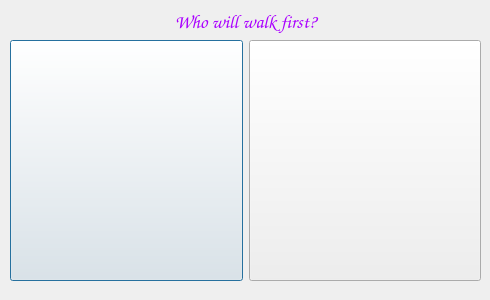
<?xml version="1.0" encoding="UTF-8"?>
<ui version="4.0">
 <class>chooseFigure</class>
 <widget class="QDialog" name="chooseFigure">
  <property name="geometry">
   <rect>
    <x>0</x>
    <y>0</y>
    <width>490</width>
    <height>300</height>
   </rect>
  </property>
  <property name="minimumSize">
   <size>
    <width>490</width>
    <height>300</height>
   </size>
  </property>
  <property name="maximumSize">
   <size>
    <width>490</width>
    <height>300</height>
   </size>
  </property>
  <property name="windowTitle">
   <string>Dialog</string>
  </property>
  <property name="windowIcon">
   <iconset resource="imgs.qrc">
    <normaloff>:/imgs/images/logo.png</normaloff>:/imgs/images/logo.png</iconset>
  </property>
  <widget class="QWidget" name="layoutWidget">
   <property name="geometry">
    <rect>
     <x>10</x>
     <y>10</y>
     <width>471</width>
     <height>271</height>
    </rect>
   </property>
   <layout class="QVBoxLayout" name="verticalLayout">
    <item>
     <widget class="QLabel" name="label">
      <property name="font">
       <font>
        <family>Comic Sans MS</family>
        <pointsize>14</pointsize>
       </font>
      </property>
      <property name="styleSheet">
       <string notr="true">QLabel
{
color:  rgb(170, 0, 255)
}</string>
      </property>
      <property name="text">
       <string>Who will walk first?</string>
      </property>
      <property name="alignment">
       <set>Qt::AlignCenter</set>
      </property>
     </widget>
    </item>
    <item>
     <layout class="QHBoxLayout" name="horizontalLayout">
      <item>
       <widget class="QPushButton" name="pushButton_selectRing">
        <property name="sizePolicy">
         <sizepolicy hsizetype="Preferred" vsizetype="Expanding">
          <horstretch>0</horstretch>
          <verstretch>0</verstretch>
         </sizepolicy>
        </property>
        <property name="text">
         <string/>
        </property>
        <property name="icon">
         <iconset resource="imgs.qrc">
          <normaloff>:/imgs/images/ring2.0.png</normaloff>:/imgs/images/ring2.0.png</iconset>
        </property>
        <property name="iconSize">
         <size>
          <width>215</width>
          <height>215</height>
         </size>
        </property>
       </widget>
      </item>
      <item>
       <widget class="QPushButton" name="pushButton_selectCross">
        <property name="sizePolicy">
         <sizepolicy hsizetype="Preferred" vsizetype="Expanding">
          <horstretch>0</horstretch>
          <verstretch>0</verstretch>
         </sizepolicy>
        </property>
        <property name="text">
         <string/>
        </property>
        <property name="icon">
         <iconset resource="imgs.qrc">
          <normaloff>:/imgs/images/cross2.0.png</normaloff>:/imgs/images/cross2.0.png</iconset>
        </property>
        <property name="iconSize">
         <size>
          <width>215</width>
          <height>215</height>
         </size>
        </property>
       </widget>
      </item>
     </layout>
    </item>
   </layout>
  </widget>
 </widget>
 <resources>
  <include location="imgs.qrc"/>
 </resources>
 <connections/>
</ui>
